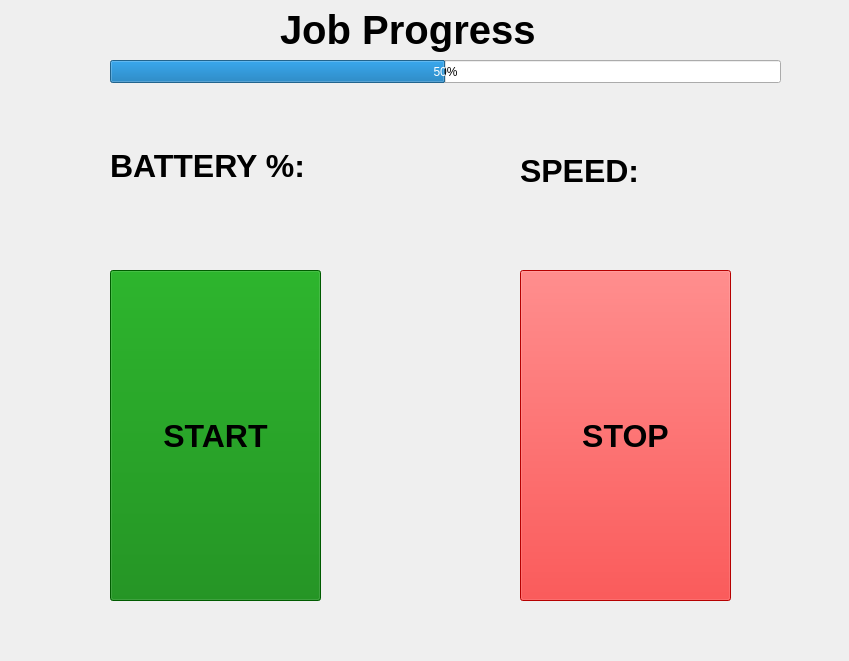
<?xml version="1.0" encoding="UTF-8"?>
<ui version="4.0">
 <class>Form</class>
 <widget class="QWidget" name="Form">
  <property name="geometry">
   <rect>
    <x>0</x>
    <y>0</y>
    <width>849</width>
    <height>661</height>
   </rect>
  </property>
  <property name="windowTitle">
   <string>Form</string>
  </property>
  <widget class="QPushButton" name="startButton">
   <property name="geometry">
    <rect>
     <x>110</x>
     <y>270</y>
     <width>211</width>
     <height>331</height>
    </rect>
   </property>
   <property name="styleSheet">
    <string notr="true">background-color: green; 
font-family: Arial;
font-size: 24pt;
font-weight: bold</string>
   </property>
   <property name="text">
    <string>START</string>
   </property>
  </widget>
  <widget class="QPushButton" name="stopButton">
   <property name="geometry">
    <rect>
     <x>520</x>
     <y>270</y>
     <width>211</width>
     <height>331</height>
    </rect>
   </property>
   <property name="styleSheet">
    <string notr="true">background-color:red;
font-family: Arial;
font-size: 24pt;
font-weight: bold</string>
   </property>
   <property name="text">
    <string>STOP</string>
   </property>
   <property name="iconSize">
    <size>
     <width>16</width>
     <height>16</height>
    </size>
   </property>
  </widget>
  <widget class="QProgressBar" name="progressBar">
   <property name="geometry">
    <rect>
     <x>110</x>
     <y>60</y>
     <width>671</width>
     <height>23</height>
    </rect>
   </property>
   <property name="value">
    <number>50</number>
   </property>
   <property name="textVisible">
    <bool>true</bool>
   </property>
  </widget>
  <widget class="QLabel" name="label_1">
   <property name="geometry">
    <rect>
     <x>280</x>
     <y>-60</y>
     <width>391</width>
     <height>181</height>
    </rect>
   </property>
   <property name="styleSheet">
    <string notr="true">font-size: 35</string>
   </property>
   <property name="text">
    <string>&lt;html&gt;&lt;head/&gt;&lt;body&gt;&lt;p&gt;&lt;span style=&quot; font-size:30pt; font-weight:600;&quot;&gt;Job Progress&lt;/span&gt;&lt;/p&gt;&lt;/body&gt;&lt;/html&gt;</string>
   </property>
  </widget>
  <widget class="QLabel" name="label_2">
   <property name="geometry">
    <rect>
     <x>520</x>
     <y>120</y>
     <width>181</width>
     <height>101</height>
    </rect>
   </property>
   <property name="styleSheet">
    <string notr="true">font-family: Arial;
font-size: 24pt;
font-weight: bold</string>
   </property>
   <property name="text">
    <string>SPEED: </string>
   </property>
  </widget>
  <widget class="QLabel" name="label_3">
   <property name="geometry">
    <rect>
     <x>110</x>
     <y>110</y>
     <width>221</width>
     <height>111</height>
    </rect>
   </property>
   <property name="styleSheet">
    <string notr="true">font-family: Arial;
font-size: 24pt;
font-weight: bold</string>
   </property>
   <property name="text">
    <string>BATTERY %:</string>
   </property>
  </widget>
  <widget class="QLabel" name="label_4">
   <property name="geometry">
    <rect>
     <x>330</x>
     <y>580</y>
     <width>381</width>
     <height>111</height>
    </rect>
   </property>
   <property name="styleSheet">
    <string notr="true">font-family: Arial;
font-size: 24pt;
font-weight: bold</string>
   </property>
   <property name="text">
    <string/>
   </property>
  </widget>
 </widget>
 <resources/>
 <connections/>
</ui>
